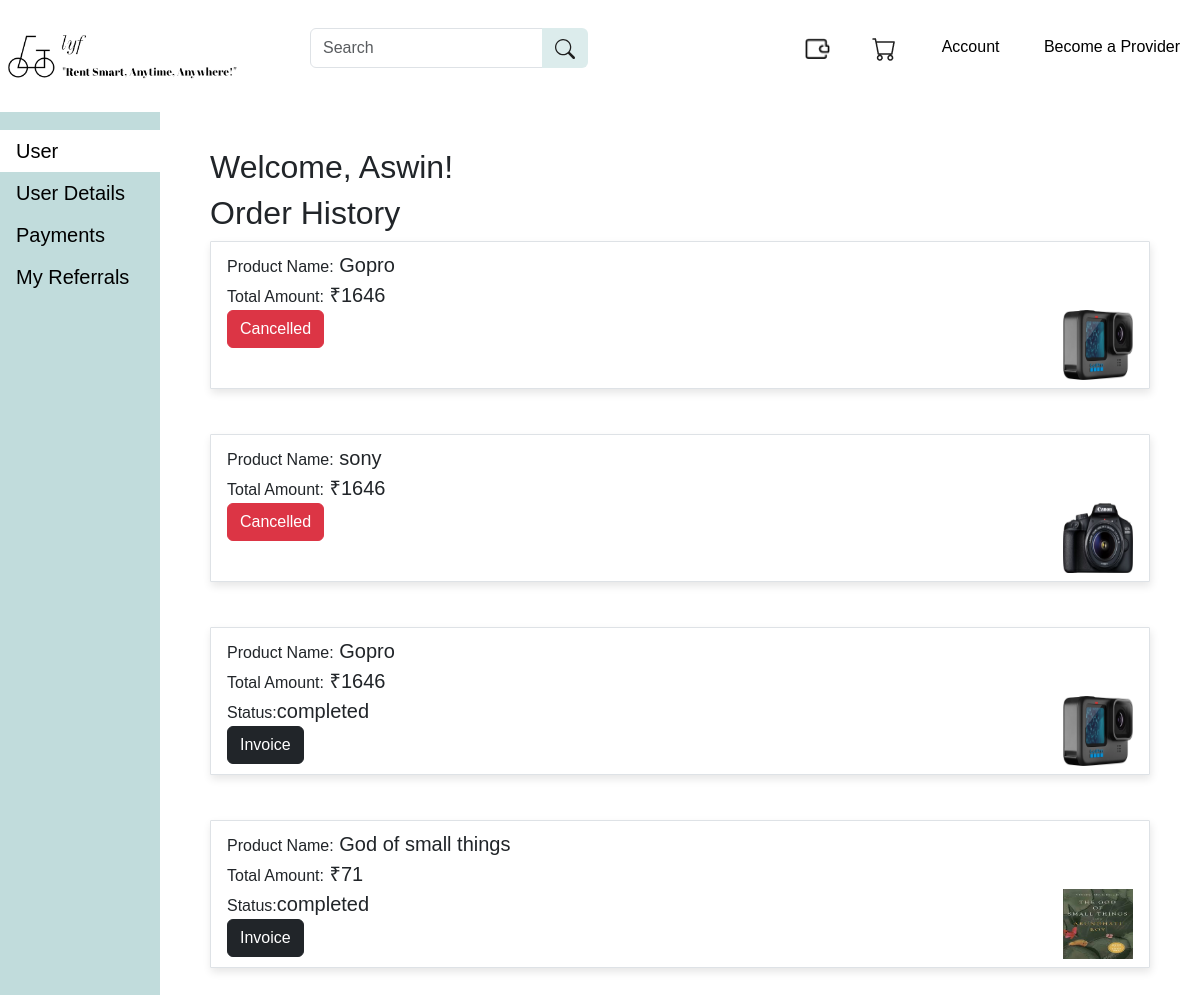
Before: /user_profile/ (signed in) with the older database file.
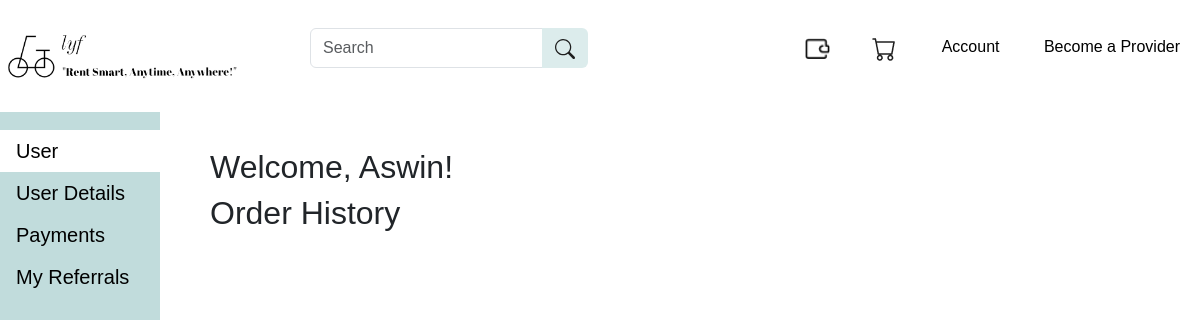
After: the same page with the newer database file.
### user/models.py (models this page shows, shortened)
class CustomUser(AbstractBaseUser, PermissionsMixin):
    phone_number_validator = RegexValidator(
        regex=r'^\d{1,15}$',  # This regex allows 1 to 15 digits
        message='Phone number must contain only digits.',
        code='invalid_phone_number'
    )
    password_validator = RegexValidator(
        regex=r'^(?=.*\d)(?=.*[@$!%*?&])[A-Za-z\d@$!%*?&]{8,}$',
        message='Password must contain at least one number and one special character. It should be at least 8 characters long.',
        code='invalid_password'
    )
    email = models.EmailField(unique=True)
    first_name = models.CharField(max_length=30)
    last_name = models.CharField(max_length=30,null=True)
    phone_number = models.CharField(
        max_length=15,
        blank=True,
        null=True,
        validators=[phone_number_validator]
    )
    is_active = models.BooleanField(default=True)
    is_staff = models.BooleanField(default=False)
    is_super = models.BooleanField(default=False)
    date_joined = models.DateTimeField(default=timezone.now)
    referrer = models.ForeignKey('self',on_delete=models.SET_NULL,null=True,blank=True,related_name='referred_users')
    referral_code = models.CharField(max_length=10,unique=True,blank=True,null=True)
    objects = CustomUserManager()
    USERNAME_FIELD = 'email'
    REQUIRED_FIELDS = ['first_name', 'last_name','phone_number']
    class Meta:
        verbose_name = 'User'
        verbose_name_plural = 'Users'

### order/models.py (models this page shows)
class order(models.Model):
    user = models.ForeignKey(CustomUser,on_delete=models.CASCADE)
    address = models.ForeignKey(userAddress,on_delete=models.CASCADE)
    product=models.ForeignKey(Product, on_delete=models.CASCADE)
    quantity=models.PositiveIntegerField(default=1)
    days_needed=models.PositiveIntegerField(default=3)
    date = models.DateField(default=datetime.now)
    del_date=models.DateField(default=datetime.now)
    ret_date = models.DateField(default=datetime.now)
    total_price = models.PositiveBigIntegerField(default=0)
    is_active = models.BooleanField(default=False)
    payment = models.BooleanField(default=False)
    payment_provider = models.BooleanField(default=False)
    caution_deposit = models.PositiveBigIntegerField()
    delivery_charge = models.PositiveBigIntegerField(default=40)
    platform_charges = models.PositiveBigIntegerField(default=10)
    total_charges = models.PositiveBigIntegerField(default=0)
    coupon = models.OneToOneField(coupons, related_name='order', null=True, blank=True, on_delete=models.SET_NULL)
    offer_total_price= models.PositiveBigIntegerField(default=0)
    offer_delivery_charge = models.PositiveBigIntegerField(default=0)
    offer_caution_deposit = models.PositiveBigIntegerField(default=0)
    offer_total_charges = models.PositiveBigIntegerField(default=0)
    cancelled_rental=models.BooleanField(default=False)
    distance  = models.FloatField(default=0)
    STATUS_CHOICES = [
        ('confirmed','confirmed'),
        ('Taken', 'Taken'),
        ('Shipped', 'shipped'),
        ('delivered', 'delivered'),
        ('rental_period','rental_period'),
        ('returned','returned'),
        ('cancelled','cancelled'),
        ('completed','completed'),
    ]
    PAYMENT_CHOICES = [
        ('paypal','paypal'),
        ('wallet','wallet'),
    ]
    status = models.CharField(
        max_length=20,
        choices=STATUS_CHOICES
    )
    payment_choice=models.CharField(
        max_length=20,
        choices=PAYMENT_CHOICES
    )

### adminPanel/models.py (models this page shows)
class Product(models.Model):
    phone_number_validator = RegexValidator(
        regex=r'^\d{1,15}$',  # This regex allows 1 to 15 digits
        message='Phone number must contain only digits.',
        code='invalid_phone_number'
    )
    user = models.ForeignKey(CustomUser, related_name='products', on_delete=models.CASCADE)
    category=models.ForeignKey(Categories, related_name='products',on_delete=models.CASCADE)
    title  = models.CharField(max_length=50)
    description = models.TextField(blank=True)
    price=models.IntegerField()
    discounted_price=models.IntegerField(default=0)
    security=models.IntegerField()
    quantity=models.PositiveIntegerField()
    image=models.ImageField(upload_to='uploads/product_images/',blank=True,null=True)
    pincodePro=models.CharField(max_length=20)
    address = models.CharField(max_length=50,null=False)
    street = models.CharField(max_length=50,null=False)
    phone = models.CharField(max_length=20,blank=True,
        null=True,
        validators=[phone_number_validator])
    city = models.CharField(max_length=20)
    state= models.CharField(max_length=50,null=False)
    created_at=models.DateTimeField(auto_now_add=True)
    updated_at=models.DateTimeField(auto_now=True)
    availability=models.BooleanField(default=True)
    is_active = models.BooleanField(default=False)
    rentable = models.BooleanField(default=True)
    def __str__(self) -> str:
        return self.title

### user/views.py (the view)
# urls.py: path('user_profile/',views.user_profile,name='user_profile'),
@login_required(login_url='user:performlogin')
def user_profile(request):
    user_orders = order.objects.filter(user=request.user,payment=True)
    return render(request,'user/user_profile.html',{'user_orders':user_orders})

### templates/user/user_profile.html (shortened to what this page needs)
{% extends "homePage.html" %}
{% block content %}
</head>
<body>
    <div class="sidenav">
        <a href="{% url 'user:user_profile' %}" class="active">User</a>
        <a href="{% url 'user:user_edit' %}">User Details</a>
        <a href="{% url 'user:user_payment' %}">Payments</a>
        <a href="{% url 'user:user_referral' %}">My Referrals</a>
    </div>
    <div class="main" style="margin-top: 8rem";>
        <div class="profile-section">
            <h2>Welcome, {{ request.user.first_name }}!</h2>
            <div id="payment" class="order-history">
                <ul class="list-group">
                    <h2>Order History</h2>
                    {% for order in user_orders %}
                        <li class="list-group-item">
                            <small>Product Name:</small> {{ order.product }}<br>
                            <small>Total Amount:</small> ₹{{ order.total_charges }}<br>
                            <img src="{{ order.product.image.url }}" alt="{{ order.product }}" class="thumbnail" style="float: right; margin-left: 10px; width: 70px; height: 70px;">
                            {% if order.cancelled_rental %}
                                <button class="btn btn-danger">Cancelled</button>
                            {% else %}
                                <small>Status:</small>{{ order.status }}<br>
                                <a href="{% url 'user:user_invoice' order.id %}" class="btn btn-dark">Invoice</a>
                            {% endif %}
                        </li><br>
                    {% endfor %}
                </ul>
            </div>
        </div>
    </div>
</body>
{% endblock %}

### templates/homePage.html (shortened to what this page needs)
{% load static %}
<!DOCTYPE html>
<html lang="en">
<head>
    <link href="https://cdn.jsdelivr.net/npm/bootstrap@5.3.0/dist/css/bootstrap.min.css" rel="stylesheet" >
    <link rel="stylesheet" type="text/css" href="{% static 'style.css' %}">
</head>
<body>
    <nav class="navbar fixed-top ">
        <div class="nav-left">
            <a href="{% url 'home:homePage' %}"><img src="{% static 'image/logo.png' %}" alt="Logo" class="logo hover"></a>
            <ul class="list-unstyled">
                <li class="d-inline-block">
                    {% if query %}
                    <form class="form-inline" method="get" action="{% url 'home:searchbar' %}">
                        <div class="input-group">
                            <input class="form-control custom-size-input" type="search"  aria-label="Search" name="q" value="{{ query }}">
                            <button type="submit" class="btn" style="background-color: #DCECEC;">
                                <img src="{% static 'image/Search.svg' %}" alt="Search Icon" class="search-icon">
                            </button>
                        </div>
                    </form>
                    {% else %}
                    <form class="form-inline" method="get" action="{% url 'home:searchbar' %}">
                        <div class="input-group">
                            <input class="form-control custom-size-input" type="search" placeholder="Search" aria-label="Search" name="q" >
                            <button type="submit" class="btn" style="background-color: #DCECEC;">
                                <img src="{% static 'image/Search.svg' %}" alt="Search Icon" class="search-icon">
                            </button>
                        </div>
                    </form>
                    {% endif %}
                </li>
            </ul>
        </div>
        <div class="nav-right">
            <ul>
                <li class="hover"><a href="{% url 'payments:wallet' %} "><img src="{% static 'image/wallet.png' %}" alt="User wallet" style="width: 110%; height: 110%;"></a></li>
                <li class="hover"><a href="{% url 'cart:cartPage' %}"><img src="{% static 'image/Cart.jpg' %}" alt="Shopping Cart"></a></li>
                {% if user.is_authenticated %}
                <li class="nav-item dropdown hover">
                    <a class="nav-link" href="#" id="navbarDropdown" role="button" data-bs-toggle="dropdown" aria-haspopup="true" aria-expanded="false">
                        Account
                    </a>
                </li>
                {% else %}
                    <a href="{% url 'user:performlogin' %}">
                        <img src="{% static 'image/Person.jpg' %}" alt="User Profile">
                    </a>
                {% endif %}
                <li class="hover"><a href="{% url 'provider:providerPanel' %}">Become a Provider</a></li>
            </ul>
        </div>
    </nav>
    {% block content %}{% endblock %}
</body>
</html>

### staticfields/style.css (style rules this page uses)
* { font-family: 'poppins',sans-serif; margin: 0; padding: 0; box-sizing: border-box; }
body { background: #ffffff; }
nav { display: flex; align-items: center; justify-content: space-between; background: #ffffff; padding: 5px 5% ; position: sticky; top: 2px; z-index: 100; }
.logo { width: 250px; height: auto; margin-right: 40px; transition: transform 0.8s; }
.nav-left, .nav-right { display: flex; align-items: center; }
.nav-left ul li { list-style: none; display: inline-block; padding: 20px; color: black; }
.nav-right ul li { list-style: none; display: inline-block; padding: 20px; color: black; }
a { text-decoration: none; color: black; }
.custom-size-input { width: 450px; height: 40px; }

### templates/user/user_profile.html (style rules this page uses)
body { background-color: #ffffff; }
.sidenav { height: 100%; width: 160px; position: fixed; z-index: 1; top: 0; left: 0; background-color: #C1DCDC; overflow-x: hidden; padding-top: 20px; padding-top: 130px; }
.sidenav a { padding: 6px 8px 6px 16px; text-decoration: none; font-size: 20px; color: black; display: block; }
.main { margin-left: 160px; font-size: 20px; padding: 0px 50px 100px; padding-top: 20px; }
.active { background-color: white; }

Changed rows visible on the page:
removed order: product "Gopro", total_charges "1646", product.image (picture), cancelled_rental "Cancelled"
removed order: product "sony", total_charges "1646", product.image (picture), cancelled_rental "Cancelled"
removed order: product "Gopro", total_charges "1646", product.image (picture), status "completed"
removed order: product "God of small things", total_charges "71", product.image (picture), status "completed"
